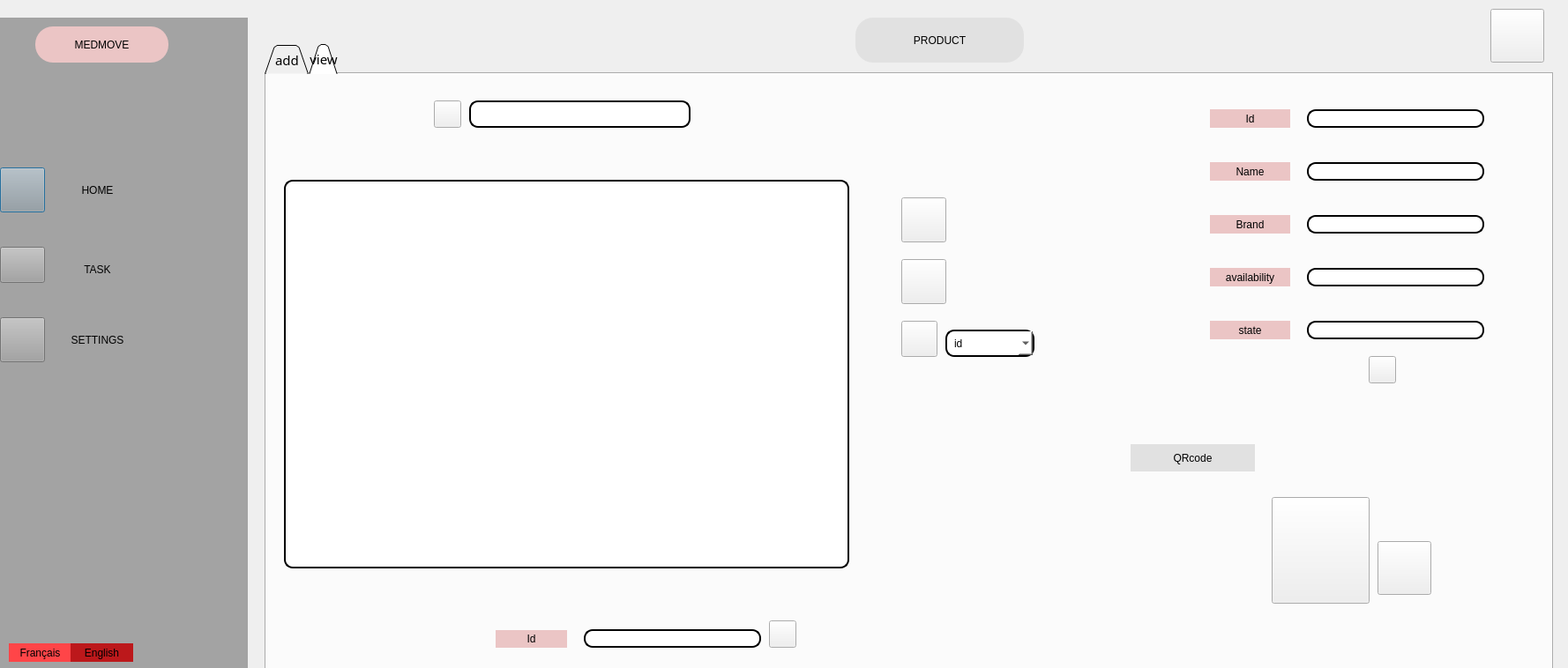
<?xml version="1.0" encoding="UTF-8"?>
<ui version="4.0">
 <class>produitang</class>
 <widget class="QDialog" name="produitang">
  <property name="geometry">
   <rect>
    <x>0</x>
    <y>0</y>
    <width>1778</width>
    <height>758</height>
   </rect>
  </property>
  <property name="windowTitle">
   <string>Dialog</string>
  </property>
  <widget class="QWidget" name="widget" native="true">
   <property name="geometry">
    <rect>
     <x>-10</x>
     <y>20</y>
     <width>291</width>
     <height>1001</height>
    </rect>
   </property>
   <property name="styleSheet">
    <string notr="true">
background-color: rgb(163, 163, 163);</string>
   </property>
   <widget class="QPushButton" name="pushButton">
    <property name="geometry">
     <rect>
      <x>10</x>
      <y>170</y>
      <width>51</width>
      <height>51</height>
     </rect>
    </property>
    <property name="styleSheet">
     <string notr="true">background-image: url(:/Ahmed_Bejaoui_1A19_G1/projetf/image/home (1).svg);</string>
    </property>
    <property name="text">
     <string/>
    </property>
   </widget>
   <widget class="QPushButton" name="pushButton_5">
    <property name="geometry">
     <rect>
      <x>70</x>
      <y>160</y>
      <width>101</width>
      <height>71</height>
     </rect>
    </property>
    <property name="styleSheet">
     <string notr="true">border-radius: 30px;

color: black;
padding: 0 8px;
background-color: rgb(163, 163, 163);
font: bold, &quot;Comic Sans MS&quot;;;
text-align:center;</string>
    </property>
    <property name="text">
     <string>HOME</string>
    </property>
   </widget>
   <widget class="QPushButton" name="pushButton_4">
    <property name="geometry">
     <rect>
      <x>10</x>
      <y>260</y>
      <width>51</width>
      <height>41</height>
     </rect>
    </property>
    <property name="styleSheet">
     <string notr="true">background-image: url(:/Ahmed_Bejaoui_1A19_G1/projetf/image/align-justify.svg);</string>
    </property>
    <property name="text">
     <string/>
    </property>
   </widget>
   <widget class="QPushButton" name="pushButton_6">
    <property name="geometry">
     <rect>
      <x>70</x>
      <y>250</y>
      <width>101</width>
      <height>71</height>
     </rect>
    </property>
    <property name="styleSheet">
     <string notr="true">border-radius: 30px;

color: black;
padding: 0 8px;
background-color: rgb(163, 163, 163);
font: bold, &quot;Comic Sans MS&quot;;;
text-align:center;</string>
    </property>
    <property name="text">
     <string>TASK</string>
    </property>
   </widget>
   <widget class="QPushButton" name="pushButton_7">
    <property name="geometry">
     <rect>
      <x>70</x>
      <y>330</y>
      <width>101</width>
      <height>71</height>
     </rect>
    </property>
    <property name="styleSheet">
     <string notr="true">border-radius: 30px;

color: black;
padding: 0 8px;
background-color: rgb(163, 163, 163);
font: bold, &quot;Comic Sans MS&quot;;;
text-align:center;</string>
    </property>
    <property name="text">
     <string>SETTINGS</string>
    </property>
   </widget>
   <widget class="QPushButton" name="pushButton_8">
    <property name="geometry">
     <rect>
      <x>10</x>
      <y>340</y>
      <width>51</width>
      <height>51</height>
     </rect>
    </property>
    <property name="styleSheet">
     <string notr="true">background-image: url(:/Ahmed_Bejaoui_1A19_G1/projetf/image/settings.svg);</string>
    </property>
    <property name="text">
     <string/>
    </property>
   </widget>
   <widget class="QPushButton" name="pushButton_9">
    <property name="geometry">
     <rect>
      <x>50</x>
      <y>10</y>
      <width>151</width>
      <height>41</height>
     </rect>
    </property>
    <property name="styleSheet">
     <string notr="true">font: 75 8pt &quot;MS Shell Dlg 2&quot;;
border-radius: 20px;
color: black;
padding: 0 8px;
background: #ebc5c5;
font: bold, &quot;Comic Sans MS&quot;;;
text-align:center;</string>
    </property>
    <property name="text">
     <string>MEDMOVE</string>
    </property>
   </widget>
   <widget class="QPushButton" name="pushButton_24">
    <property name="geometry">
     <rect>
      <x>20</x>
      <y>710</y>
      <width>71</width>
      <height>21</height>
     </rect>
    </property>
    <property name="styleSheet">
     <string notr="true">border-radius: 30px;
background-color: rgb(255, 69, 72);

color: black;
padding: 0 8px;
font: bold, &quot;Comic Sans MS&quot;;;
text-align:center;</string>
    </property>
    <property name="text">
     <string>Français</string>
    </property>
   </widget>
   <widget class="QPushButton" name="pushButton_25">
    <property name="geometry">
     <rect>
      <x>90</x>
      <y>710</y>
      <width>71</width>
      <height>21</height>
     </rect>
    </property>
    <property name="styleSheet">
     <string notr="true">border-radius: 30px;

color: black;
padding: 0 8px;
font: bold, &quot;Comic Sans MS&quot;;;
background-color: rgb(188, 24, 27);
text-align:center;</string>
    </property>
    <property name="text">
     <string>English</string>
    </property>
   </widget>
  </widget>
  <widget class="QTabWidget" name="tabWidget">
   <property name="geometry">
    <rect>
     <x>300</x>
     <y>50</y>
     <width>1461</width>
     <height>731</height>
    </rect>
   </property>
   <property name="font">
    <font>
     <family>Noto Sans</family>
     <pointsize>11</pointsize>
     <italic>false</italic>
     <stylestrategy>PreferDefault</stylestrategy>
    </font>
   </property>
   <property name="layoutDirection">
    <enum>Qt::LeftToRight</enum>
   </property>
   <property name="styleSheet">
    <string notr="true">QTabBar::tab {
	border-color: rgb(170, 170, 0);
	background-image: url(:/Downloads/back.png);
    background: qlineargradient(x1: 0, y1: 0, x2: 0, y2: 1,
                                stop: 0 #E1E1E1, stop: 0.4 #DDDDDD,
                                stop: 0.5 #D8D8D8, stop: 1.0 #D3D3D3);
    border: 2px solid#C4C4C3;
    border-bottom-color: #C2C7CB; /* same as the pane color */
    border-top-left-radius: 4px;
    border-top-right-radius: 4px;
    min-width:20ex;
    padding: 2px;
     font: bold, &quot;Comic Sans MS&quot;;
}

QTabBar::tab:selected, QTabBar::tab:hover {
    background: qlineargradient(x1: 0, y1: 0, x2: 0, y2: 1,
                                stop: 0 #8f8c8d, stop: 0.4 #8f8c8d,
                                stop: 0.5 #8f8c8d, stop: 1.0 #8f8c8d);
}

QTabBar::tab:selected {
    border-color: #9B9B9B;
    border-bottom-color: #C2C7CB; /* same as pane color */
}</string>
   </property>
   <property name="tabShape">
    <enum>QTabWidget::Triangular</enum>
   </property>
   <property name="currentIndex">
    <number>1</number>
   </property>
   <widget class="QWidget" name="tab">
    <attribute name="title">
     <string>add</string>
    </attribute>
    <widget class="QPushButton" name="pushButton_2">
     <property name="geometry">
      <rect>
       <x>240</x>
       <y>110</y>
       <width>131</width>
       <height>31</height>
      </rect>
     </property>
     <property name="styleSheet">
      <string notr="true">font: 75 8pt &quot;MS Shell Dlg 2&quot;;
border-radius: 20px;
color: black;
padding: 0 8px;
background: #ebc5c5;
font: bold, &quot;Comic Sans MS&quot;;;
text-align:center;</string>
     </property>
     <property name="text">
      <string>Name</string>
     </property>
    </widget>
    <widget class="QPushButton" name="pushButton_3">
     <property name="geometry">
      <rect>
       <x>240</x>
       <y>290</y>
       <width>131</width>
       <height>31</height>
      </rect>
     </property>
     <property name="styleSheet">
      <string notr="true">font: 75 8pt &quot;MS Shell Dlg 2&quot;;
border-radius: 20px;
color: black;
padding: 0 8px;
background: #ebc5c5;
font: bold, &quot;Comic Sans MS&quot;;;
text-align:center;</string>
     </property>
     <property name="text">
      <string>state</string>
     </property>
    </widget>
    <widget class="QPushButton" name="pushButton_11">
     <property name="geometry">
      <rect>
       <x>240</x>
       <y>230</y>
       <width>131</width>
       <height>31</height>
      </rect>
     </property>
     <property name="styleSheet">
      <string notr="true">font: 75 8pt &quot;MS Shell Dlg 2&quot;;
border-radius: 20px;
color: black;
padding: 0 8px;
background: #ebc5c5;
font: bold, &quot;Comic Sans MS&quot;;;
text-align:center;</string>
     </property>
     <property name="text">
      <string>availability</string>
     </property>
    </widget>
    <widget class="QPushButton" name="pushButton_12">
     <property name="geometry">
      <rect>
       <x>240</x>
       <y>170</y>
       <width>131</width>
       <height>31</height>
      </rect>
     </property>
     <property name="styleSheet">
      <string notr="true">font: 75 8pt &quot;MS Shell Dlg 2&quot;;
border-radius: 20px;
color: black;
padding: 0 8px;
background: #ebc5c5;
font: bold, &quot;Comic Sans MS&quot;;;
text-align:center;</string>
     </property>
     <property name="text">
      <string>Brand</string>
     </property>
    </widget>
    <widget class="QLineEdit" name="nom">
     <property name="geometry">
      <rect>
       <x>390</x>
       <y>110</y>
       <width>251</width>
       <height>31</height>
      </rect>
     </property>
     <property name="styleSheet">
      <string notr="true">border: 2px solid black;
font: 75 8pt &quot;MS Shell Dlg 2&quot;;
border-radius: 10px;
padding: 0 8px;
background: white;
font: bold, &quot;Comic Sans MS&quot;;;
text-align:center;</string>
     </property>
     <property name="clearButtonEnabled">
      <bool>true</bool>
     </property>
    </widget>
    <widget class="QLineEdit" name="marque">
     <property name="geometry">
      <rect>
       <x>390</x>
       <y>170</y>
       <width>251</width>
       <height>31</height>
      </rect>
     </property>
     <property name="styleSheet">
      <string notr="true">border: 2px solid black;
font: 75 8pt &quot;MS Shell Dlg 2&quot;;
border-radius: 10px;
padding: 0 8px;
background: white;
font: bold, &quot;Comic Sans MS&quot;;;
text-align:center;</string>
     </property>
     <property name="clearButtonEnabled">
      <bool>true</bool>
     </property>
    </widget>
    <widget class="QLineEdit" name="disponibilite">
     <property name="geometry">
      <rect>
       <x>390</x>
       <y>230</y>
       <width>251</width>
       <height>31</height>
      </rect>
     </property>
     <property name="styleSheet">
      <string notr="true">border: 2px solid black;
font: 75 8pt &quot;MS Shell Dlg 2&quot;;
border-radius: 10px;
padding: 0 8px;
background: white;
font: bold, &quot;Comic Sans MS&quot;;;
text-align:center;</string>
     </property>
     <property name="clearButtonEnabled">
      <bool>true</bool>
     </property>
    </widget>
    <widget class="QLineEdit" name="etat">
     <property name="geometry">
      <rect>
       <x>390</x>
       <y>290</y>
       <width>251</width>
       <height>31</height>
      </rect>
     </property>
     <property name="styleSheet">
      <string notr="true">border: 2px solid black;
font: 75 8pt &quot;MS Shell Dlg 2&quot;;
border-radius: 10px;
padding: 0 8px;
background: white;
font: bold, &quot;Comic Sans MS&quot;;;
text-align:center;</string>
     </property>
     <property name="clearButtonEnabled">
      <bool>true</bool>
     </property>
    </widget>
    <widget class="QPushButton" name="ajout">
     <property name="geometry">
      <rect>
       <x>390</x>
       <y>360</y>
       <width>121</width>
       <height>51</height>
      </rect>
     </property>
     <property name="styleSheet">
      <string notr="true">font: 75 8pt &quot;MS Shell Dlg 2&quot;;
border-radius: 20px;
color: black;
padding: 0 8px;
background: #E1E1E1;
font: bold, &quot;Comic Sans MS&quot;;;
text-align:center;</string>
     </property>
     <property name="text">
      <string>SAVE</string>
     </property>
    </widget>
    <widget class="QPushButton" name="pushButton_14">
     <property name="geometry">
      <rect>
       <x>240</x>
       <y>60</y>
       <width>131</width>
       <height>31</height>
      </rect>
     </property>
     <property name="styleSheet">
      <string notr="true">font: 75 8pt &quot;MS Shell Dlg 2&quot;;
border-radius: 20px;
color: black;
padding: 0 8px;
background: #ebc5c5;
font: bold, &quot;Comic Sans MS&quot;;;
text-align:center;</string>
     </property>
     <property name="text">
      <string>Id</string>
     </property>
    </widget>
    <widget class="QLineEdit" name="id">
     <property name="geometry">
      <rect>
       <x>390</x>
       <y>60</y>
       <width>251</width>
       <height>31</height>
      </rect>
     </property>
     <property name="styleSheet">
      <string notr="true">border: 2px solid black;
font: 75 8pt &quot;MS Shell Dlg 2&quot;;
border-radius: 10px;
padding: 0 8px;
background: white;
font: bold, &quot;Comic Sans MS&quot;;;
text-align:center;</string>
     </property>
     <property name="text">
      <string/>
     </property>
     <property name="clearButtonEnabled">
      <bool>true</bool>
     </property>
    </widget>
   </widget>
   <widget class="QWidget" name="tab_2">
    <attribute name="title">
     <string>view</string>
    </attribute>
    <widget class="QPushButton" name="pushButton_15">
     <property name="geometry">
      <rect>
       <x>190</x>
       <y>30</y>
       <width>31</width>
       <height>31</height>
      </rect>
     </property>
     <property name="styleSheet">
      <string notr="true">background-image: url(:/Ahmed_Bejaoui_1A19_G1/projetf/image/search (1).svg);</string>
     </property>
     <property name="text">
      <string/>
     </property>
    </widget>
    <widget class="QLineEdit" name="nomrecherche">
     <property name="geometry">
      <rect>
       <x>230</x>
       <y>30</y>
       <width>251</width>
       <height>31</height>
      </rect>
     </property>
     <property name="styleSheet">
      <string notr="true">border: 2px solid black;
font: 75 8pt &quot;MS Shell Dlg 2&quot;;
border-radius: 10px;
padding: 0 8px;
background: white;
font: bold, &quot;Comic Sans MS&quot;;;
text-align:center;</string>
     </property>
    </widget>
    <widget class="QPushButton" name="pushButton_17">
     <property name="geometry">
      <rect>
       <x>720</x>
       <y>140</y>
       <width>51</width>
       <height>51</height>
      </rect>
     </property>
     <property name="styleSheet">
      <string notr="true">background-image: url(:/Ahmed_Bejaoui_1A19_G1/projetf/image/file-text (1).svg);</string>
     </property>
     <property name="text">
      <string/>
     </property>
    </widget>
    <widget class="QPushButton" name="pushButton_26">
     <property name="geometry">
      <rect>
       <x>980</x>
       <y>420</y>
       <width>141</width>
       <height>31</height>
      </rect>
     </property>
     <property name="styleSheet">
      <string notr="true">font: 75 8pt &quot;MS Shell Dlg 2&quot;;
border-radius: 20px;
color: black;
padding: 0 8px;
background: #E1E1E1;
font: bold, &quot;Comic Sans MS&quot;;;
text-align:center;</string>
     </property>
     <property name="text">
      <string>QRcode</string>
     </property>
    </widget>
    <widget class="QPushButton" name="pushButton_19">
     <property name="geometry">
      <rect>
       <x>720</x>
       <y>210</y>
       <width>51</width>
       <height>51</height>
      </rect>
     </property>
     <property name="styleSheet">
      <string notr="true">background-image: url(:/Ahmed_Bejaoui_1A19_G1/projetf/image/bar-chart-2.svg);</string>
     </property>
     <property name="text">
      <string/>
     </property>
    </widget>
    <widget class="QLineEdit" name="nom1">
     <property name="geometry">
      <rect>
       <x>1180</x>
       <y>100</y>
       <width>201</width>
       <height>21</height>
      </rect>
     </property>
     <property name="styleSheet">
      <string notr="true">border: 2px solid black;
font: 75 8pt &quot;MS Shell Dlg 2&quot;;
border-radius: 10px;
padding: 0 8px;
background: white;
font: bold, &quot;Comic Sans MS&quot;;;
text-align:center;</string>
     </property>
    </widget>
    <widget class="QLineEdit" name="etat1">
     <property name="geometry">
      <rect>
       <x>1180</x>
       <y>280</y>
       <width>201</width>
       <height>21</height>
      </rect>
     </property>
     <property name="styleSheet">
      <string notr="true">border: 2px solid black;
font: 75 8pt &quot;MS Shell Dlg 2&quot;;
border-radius: 10px;
padding: 0 8px;
background: white;
font: bold, &quot;Comic Sans MS&quot;;;
text-align:center;</string>
     </property>
    </widget>
    <widget class="QLineEdit" name="disponibilite1">
     <property name="geometry">
      <rect>
       <x>1180</x>
       <y>220</y>
       <width>201</width>
       <height>21</height>
      </rect>
     </property>
     <property name="styleSheet">
      <string notr="true">border: 2px solid black;
font: 75 8pt &quot;MS Shell Dlg 2&quot;;
border-radius: 10px;
padding: 0 8px;
background: white;
font: bold, &quot;Comic Sans MS&quot;;;
text-align:center;</string>
     </property>
    </widget>
    <widget class="QLineEdit" name="marque1">
     <property name="geometry">
      <rect>
       <x>1180</x>
       <y>160</y>
       <width>201</width>
       <height>21</height>
      </rect>
     </property>
     <property name="styleSheet">
      <string notr="true">border: 2px solid black;
font: 75 8pt &quot;MS Shell Dlg 2&quot;;
border-radius: 10px;
padding: 0 8px;
background: white;
font: bold, &quot;Comic Sans MS&quot;;;
text-align:center;</string>
     </property>
    </widget>
    <widget class="QPushButton" name="ajout_4">
     <property name="geometry">
      <rect>
       <x>1250</x>
       <y>320</y>
       <width>31</width>
       <height>31</height>
      </rect>
     </property>
     <property name="styleSheet">
      <string notr="true">background-image: url(:/Ahmed_Bejaoui_1A19_G1/projetf/image/save.svg);</string>
     </property>
     <property name="text">
      <string/>
     </property>
    </widget>
    <widget class="QPushButton" name="ajout_3">
     <property name="geometry">
      <rect>
       <x>570</x>
       <y>620</y>
       <width>31</width>
       <height>31</height>
      </rect>
     </property>
     <property name="styleSheet">
      <string notr="true">background-image: url(:/Downloads/trash-2 (1).svg);</string>
     </property>
     <property name="text">
      <string/>
     </property>
    </widget>
    <widget class="QPushButton" name="pushButton_29">
     <property name="geometry">
      <rect>
       <x>260</x>
       <y>631</y>
       <width>81</width>
       <height>20</height>
      </rect>
     </property>
     <property name="styleSheet">
      <string notr="true">font: 75 8pt &quot;MS Shell Dlg 2&quot;;
border-radius: 20px;
color: black;
padding: 0 8px;
background: #ebc5c5;
font: bold, &quot;Comic Sans MS&quot;;;
text-align:center;</string>
     </property>
     <property name="text">
      <string>Id</string>
     </property>
    </widget>
    <widget class="QLineEdit" name="id1">
     <property name="geometry">
      <rect>
       <x>360</x>
       <y>630</y>
       <width>201</width>
       <height>21</height>
      </rect>
     </property>
     <property name="styleSheet">
      <string notr="true">border: 2px solid black;
font: 75 8pt &quot;MS Shell Dlg 2&quot;;
border-radius: 10px;
padding: 0 8px;
background: white;
font: bold, &quot;Comic Sans MS&quot;;;
text-align:center;</string>
     </property>
     <property name="text">
      <string/>
     </property>
    </widget>
    <widget class="QLineEdit" name="id1_3">
     <property name="geometry">
      <rect>
       <x>1180</x>
       <y>40</y>
       <width>201</width>
       <height>21</height>
      </rect>
     </property>
     <property name="styleSheet">
      <string notr="true">border: 2px solid black;
font: 75 8pt &quot;MS Shell Dlg 2&quot;;
border-radius: 10px;
padding: 0 8px;
background: white;
font: bold, &quot;Comic Sans MS&quot;;;
text-align:center;</string>
     </property>
     <property name="text">
      <string/>
     </property>
    </widget>
    <widget class="QPushButton" name="pushButton_13">
     <property name="geometry">
      <rect>
       <x>1140</x>
       <y>480</y>
       <width>111</width>
       <height>121</height>
      </rect>
     </property>
     <property name="styleSheet">
      <string notr="true">background-image: url(:/Downloads/2222.png);</string>
     </property>
     <property name="text">
      <string/>
     </property>
    </widget>
    <widget class="QLabel" name="label1">
     <property name="geometry">
      <rect>
       <x>960</x>
       <y>450</y>
       <width>171</width>
       <height>151</height>
      </rect>
     </property>
     <property name="text">
      <string/>
     </property>
    </widget>
    <widget class="QPushButton" name="pushButton_18">
     <property name="geometry">
      <rect>
       <x>1070</x>
       <y>220</y>
       <width>91</width>
       <height>21</height>
      </rect>
     </property>
     <property name="styleSheet">
      <string notr="true">font: 75 8pt &quot;MS Shell Dlg 2&quot;;
border-radius: 20px;
color: black;
padding: 0 8px;
background: #ebc5c5;
font: bold, &quot;Comic Sans MS&quot;;;
text-align:center;</string>
     </property>
     <property name="text">
      <string>availability</string>
     </property>
    </widget>
    <widget class="QPushButton" name="pushButton_20">
     <property name="geometry">
      <rect>
       <x>1070</x>
       <y>280</y>
       <width>91</width>
       <height>21</height>
      </rect>
     </property>
     <property name="styleSheet">
      <string notr="true">font: 75 8pt &quot;MS Shell Dlg 2&quot;;
border-radius: 20px;
color: black;
padding: 0 8px;
background: #ebc5c5;
font: bold, &quot;Comic Sans MS&quot;;;
text-align:center;</string>
     </property>
     <property name="text">
      <string>state</string>
     </property>
    </widget>
    <widget class="QPushButton" name="pushButton_21">
     <property name="geometry">
      <rect>
       <x>1070</x>
       <y>160</y>
       <width>91</width>
       <height>21</height>
      </rect>
     </property>
     <property name="styleSheet">
      <string notr="true">font: 75 8pt &quot;MS Shell Dlg 2&quot;;
border-radius: 20px;
color: black;
padding: 0 8px;
background: #ebc5c5;
font: bold, &quot;Comic Sans MS&quot;;;
text-align:center;</string>
     </property>
     <property name="text">
      <string>Brand</string>
     </property>
    </widget>
    <widget class="QPushButton" name="pushButton_22">
     <property name="geometry">
      <rect>
       <x>1070</x>
       <y>100</y>
       <width>91</width>
       <height>21</height>
      </rect>
     </property>
     <property name="styleSheet">
      <string notr="true">font: 75 8pt &quot;MS Shell Dlg 2&quot;;
border-radius: 20px;
color: black;
padding: 0 8px;
background: #ebc5c5;
font: bold, &quot;Comic Sans MS&quot;;;
text-align:center;</string>
     </property>
     <property name="text">
      <string>Name</string>
     </property>
    </widget>
    <widget class="QPushButton" name="pushButton_23">
     <property name="geometry">
      <rect>
       <x>1070</x>
       <y>40</y>
       <width>91</width>
       <height>21</height>
      </rect>
     </property>
     <property name="styleSheet">
      <string notr="true">font: 75 8pt &quot;MS Shell Dlg 2&quot;;
border-radius: 20px;
color: black;
padding: 0 8px;
background: #ebc5c5;
font: bold, &quot;Comic Sans MS&quot;;;
text-align:center;</string>
     </property>
     <property name="text">
      <string>Id</string>
     </property>
    </widget>
    <widget class="QPushButton" name="pushButton_27">
     <property name="geometry">
      <rect>
       <x>1260</x>
       <y>530</y>
       <width>61</width>
       <height>61</height>
      </rect>
     </property>
     <property name="styleSheet">
      <string notr="true">background-image: url(:/Downloads/edit.svg);</string>
     </property>
     <property name="text">
      <string/>
     </property>
    </widget>
    <widget class="QTableView" name="view">
     <property name="geometry">
      <rect>
       <x>20</x>
       <y>120</y>
       <width>641</width>
       <height>441</height>
      </rect>
     </property>
     <property name="styleSheet">
      <string notr="true">border: 2px solid black;
font: 75 8pt &quot;MS Shell Dlg 2&quot;;
border-radius: 10px;
padding: 0 8px;
background: white;
font: bold, &quot;Comic Sans MS&quot;;;
text-align:center;</string>
     </property>
    </widget>
    <widget class="QComboBox" name="comboBox">
     <property name="geometry">
      <rect>
       <x>770</x>
       <y>290</y>
       <width>101</width>
       <height>31</height>
      </rect>
     </property>
     <property name="styleSheet">
      <string notr="true">border: 2px solid black;
font: 75 8pt &quot;MS Shell Dlg 2&quot;;
border-radius: 10px;
padding: 0 8px;
background: white;
font: bold, &quot;Comic Sans MS&quot;;;
text-align:center;</string>
     </property>
     <item>
      <property name="text">
       <string>id</string>
      </property>
     </item>
     <item>
      <property name="text">
       <string>etat</string>
      </property>
     </item>
     <item>
      <property name="text">
       <string>disponibilite</string>
      </property>
     </item>
    </widget>
    <widget class="QPushButton" name="pushButton_36">
     <property name="geometry">
      <rect>
       <x>720</x>
       <y>280</y>
       <width>41</width>
       <height>41</height>
      </rect>
     </property>
     <property name="styleSheet">
      <string notr="true">background-image: url(:/Downloads/filter (1).svg);</string>
     </property>
     <property name="text">
      <string/>
     </property>
    </widget>
   </widget>
  </widget>
  <widget class="QPushButton" name="pushButton_30">
   <property name="geometry">
    <rect>
     <x>970</x>
     <y>20</y>
     <width>191</width>
     <height>51</height>
    </rect>
   </property>
   <property name="styleSheet">
    <string notr="true">font: 75 8pt &quot;MS Shell Dlg 2&quot;;
border-radius: 20px;
color: black;
padding: 0 8px;
background: #E1E1E1;
font: bold, &quot;Comic Sans MS&quot;;;
text-align:center;</string>
   </property>
   <property name="text">
    <string>PRODUCT</string>
   </property>
  </widget>
  <widget class="QPushButton" name="pushButton_35">
   <property name="geometry">
    <rect>
     <x>1690</x>
     <y>10</y>
     <width>61</width>
     <height>61</height>
    </rect>
   </property>
   <property name="styleSheet">
    <string notr="true">background-image: url(:/Downloads/camera.svg);</string>
   </property>
   <property name="text">
    <string/>
   </property>
  </widget>
 </widget>
 <resources/>
 <connections/>
</ui>
